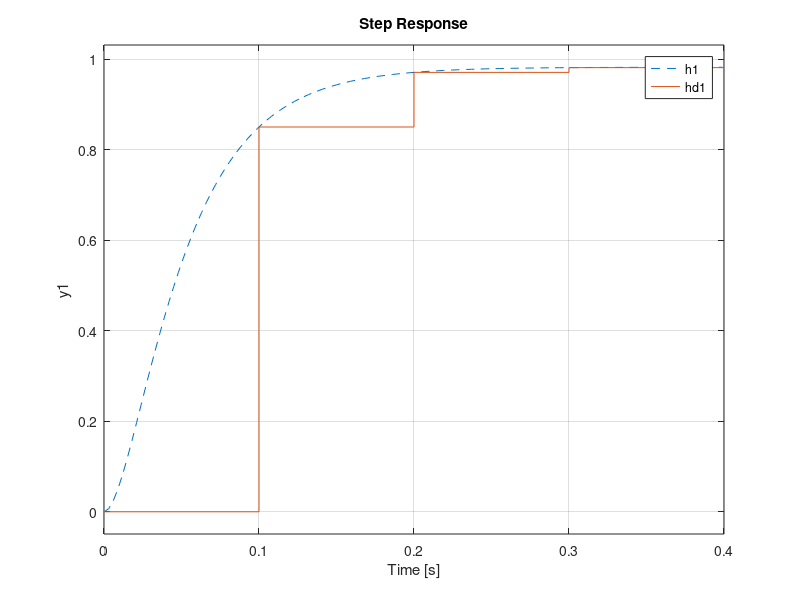

The MATLAB source for this figure:

Ra=2.58; %Résistance de l'induit
La= 0.028; %Inductance de l'induit
j= 0.02215; %Inertie du rotor
f = 0.002953; %Cœfficient de frottement
K=1.0113;
A=[-Ra/La 0 -K/La;0 0 1;K/j 0 -f/j]
B=[1/La;0;0]
Bd=[0;0;-1/j];
eig(A) %mat A stable

comm=[B A*B A*A*B];
rank(comm) %commandable
BF_Poles=[-40 -46.0517-48.2939i -46.0517+48.2939i];
K1 = place(A, B, BF_Poles) %les k qui donnent les poles désirés
    
 h1 = tf(1630.6,[1 92.26 1660.12])
 hd1 =c2d(h1,0.1, 'zho')   
    
    step(h1,'--',hd1,'-')
    m1=[1           0       0       0;
        -0.087      1       0.85    0;
        9.84e-5     -0.087  0.46    0.85;
        0           9.84e-5 0       0.46]
    
    pole1=[1;-0.124;0.015;0];
    rst=inv(m1)*pole1
    